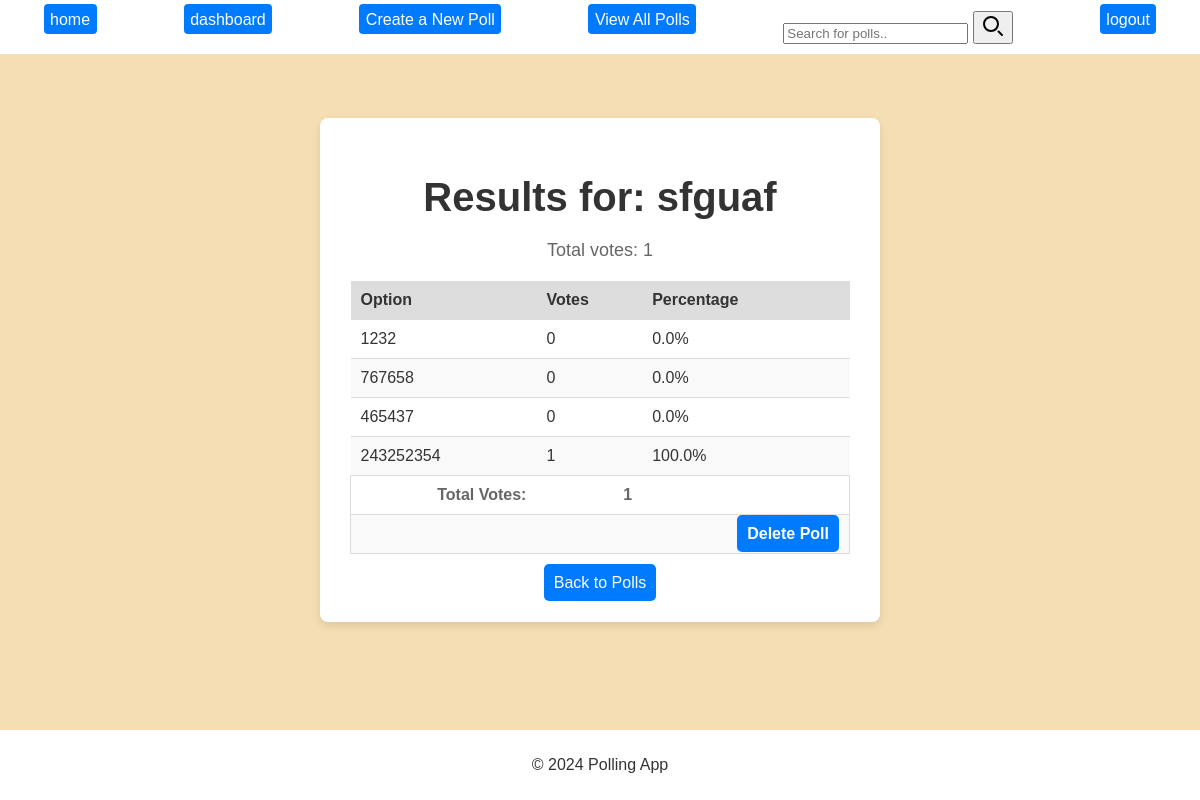
The page /results/1 (signed in) on the database its author committed.
### main.py (models this page shows, shortened)
class Question(db.Model):
    id = db.Column(db.Integer, primary_key=True)
    text = db.Column(db.String(1000), nullable=False)
    creator_id = db.Column(db.Integer, db.ForeignKey('user.id') )
    time_created = db.Column(db.DateTime(timezone=True), server_default=func.now())
    time_updated = db.Column(db.DateTime(timezone=True), onupdate=func.now())

class Option(db.Model):
    id = db.Column(db.Integer, primary_key=True)
    text = db.Column(db.String(10000), nullable=False)
    question_id = db.Column(db.Integer, db.ForeignKey('question.id'))
    vote_count = db.Column(db.Integer, default=0)
    date_created = db.Column(db.DateTime(timezone=True), server_default=func.now())
    date_updated = db.Column(db.DateTime(timezone=True), onupdate=func.now())

### main.py (the view)
@app.route("/results/<int:id>")
def results(id):
    if "username" in session:
        question =get_question_by_id(id)
        options = db.session.query(Option).filter_by(question_id=id).all()
        total_votes = sum(option.vote_count for option in options)
        return render_template("results.html", question=question, results=results, username=session["username"], loggedin=True, options=options,total_votes=total_votes)
    else:
        msg = ("Please enter a username and password")
        return render_template("index.html", error=msg)

### main.py (called while the page is built)
@app.context_processor
def inject_year():
    return {'current_year': datetime.now().year}

def get_question_by_id(question_id):
    question = db.session.query(Question).filter_by(id=question_id).first()
    return question

### templates/results.html (shortened to what this page needs)
{% extends "base.html" %}
{% block body %}
<div class="container">
    <h1>Results for: {{ question.text }}</h1>
    <p>Total votes: {{ total_votes }}</p>
    <table id="data" class="table-striped">
        <thead>
            <tr>
                <th>Option</th>
                <th>Votes</th>
                <th>Percentage</th>
            </tr>
        </thead>
        <tbody>
            {% for option in options %}
                <tr>
                    <td>{{ option.text }}</td>
                    <td>{{ option.vote_count }}</td>
                    {%if total_votes != 0 %}
                        <td>{{ (option.vote_count / total_votes) * 100 | round(2) }}%</td>
                    {% else %}
                        <td>0%</td>
                    {% endif %}
                </tr>
            {% endfor %}
        </tbody>
        <tfoot>
            <tr>
                <td>Total Votes:</td>
                <td>{{ total_votes }}</td>
                <td></td>
            </tr>
            {% if question.creator_id == session["id"] %}
                <tr>
                    <td></td>
                    <td></td>
                    <td><a href="{{ url_for('delete_question', id=question.id) }}" class="logout-btn">Delete Poll</a></td>
                </tr>
            {% endif %}
        </tfoot>
    </table>
    <a href="{{ url_for('questions') }}" class="logout-btn">Back to Polls</a>
</div>
{% endblock %}

### templates/base.html (shortened to what this page needs)
<!DOCTYPE html>
<html lang="en">
<head>
    <link rel="stylesheet" href="{{url_for('static', filename='styles.css')}}">
</head>
<body>
    <header>
        <nav>
            <ul>
                <li><div><a href="{{url_for('home')}}">home</a></div></li>
                {% if loggedin %}
                   <li><div><a href="{{url_for('dashboard')}}">dashboard</a></div></li>
                   <li><div><a href="{{url_for('create_question')}}" class="logout-btn">Create a New Poll</a></div></li>
                   <li><div><a href="{{url_for('questions')}}" class="logout-btn">View All Polls</a></div></li>
                   <li>
                       <div>
                           <form class="example" action="{{url_for('search')}}" method="post" autocomplete="off">
                               <input type="text" placeholder="Search for polls.." name="search_term" id="search_term">
                               <button type="submit" class="submit-btn">
                                   <svg class="w-6 h-6 text-gray-800 dark:text-white" aria-hidden="true" xmlns="http://www.w3.org/2000/svg" width="24" height="24" fill="none" viewBox="0 0 24 24">
                                       <path stroke="currentColor" stroke-linecap="round" stroke-width="2" d="m21 21-3.5-3.5M17 10a7 7 0 1 1-14 0 7 7 0 0 1 14 0Z"/>
                                   </svg>
                               </button>
                          </form>
                      </div>
                   </li>
                   <li><div><a href="{{url_for('logout')}}" class="logout-btn">logout</a></div></li>
                {% else %}
                   <li><div><a href="{{url_for('login')}}">login</a></div></li>
                   <li><div><a href="{{url_for('register')}}">register</a></div></li>
                {% endif %}
            </ul>
        </nav>
    </header>
    <main>
        {% block body %}
        {% endblock %}
    </main>
    <footer>
        <p>
            &copy; {{ current_year }} Polling App
        </p>
    </footer>
</body>
</html>

### static/styles.css (style rules this page uses)
body { background-color: wheat; font-family: "Franklin Gothic Medium", "Arial Narrow", Arial, sans-serif; color: #333; display: flex; flex-direction: column; align-items: center; height: 100vh; margin: 0; text-align: center; }
header { width: 100%; background-color: #ffffff; box-shadow: 0 4px 8px rgba(0, 0, 0, 0.1); padding: 10px 0; }
header nav { overflow: hidden; background-color: #fff; position: fixed; top: 0; width: 100%; }
header nav ul { list-style-type: none; display: flex; flex-flow: row; justify-content: space-around; padding: 0 0 0 0; margin: 0.5px 0; }
header nav ul a { width: 100%; padding: 6.5px; margin: 40px 0; border: none; border-radius: 4px; font-size: 1rem; cursor: pointer; transition: background-color 0.3s ease; background-color: #007bff; color: #fff; text-decoration: none; }
header nav ul li { margin: 10px 0; }
main { margin-top: 10px; display: flex; justify-items: center; align-items: center; flex: 1; width: 100%; }
.container { background-color: #ffffff; border-radius: 8px; box-shadow: 0 4px 8px rgba(0, 0, 0, 0.1); padding: 30px; max-width: 500px; width: 100%; margin: 50px auto; }
.container h1 { font-size: 2.5rem; color: #333; margin-bottom: 20px; }
.container p { font-size: 18px; color: #666; margin-bottom: 20px; }
.container .logout-btn { background-color: #007bff; color: #fff; text-decoration: none; width: 100%; padding: 10px; margin: 10px 0; border: none; border-radius: 5px; font-size: 1rem; cursor: pointer; transition: background-color 0.3s ease; }
.container .table-striped { width: 100%; border-collapse: collapse; border-radius: 4px; margin-bottom: 20px; }
.container .table-striped th, .container .table-striped td { padding: 10px; text-align: left; border-bottom: 1px solid #ddd; }
.container .table-striped tr:nth-child(even) { background-color: #f9f9f9; }
.container .table-striped th { background-color: #f2f2f2; }
.container .table-striped td { font-size: 1rem; }
.container .table-striped th, .container .table-striped td:hover { background-color: #ddd; }
.container .table-striped tfoot { font-size: 1rem; color: #666; margin-bottom: 20px; font-weight: bold; }
.container .table-striped tfoot td { padding: 10px; text-align: right; }
.container .table-striped caption, .container .table-striped tfoot { text-align: left; margin-bottom: 10px; font-weight: bold; font-size: 1.5rem; border-radius: 4px; border: 1px solid #ddd; }
footer { background-color: #ffffff; color: #333; width: 100%; padding: 10px; text-align: center; margin-top: 20px; }

### rows shown on the page
Question: text "sfguaf"
Option: text "1232", vote_count "0", (option.vote_count/total_votes)*100|round(2) "0.0"
Option: text "767658", vote_count "0", (option.vote_count/total_votes)*100|round(2) "0.0"
Option: text "465437", vote_count "0", (option.vote_count/total_votes)*100|round(2) "0.0"
Option: text "243252354", vote_count "1", (option.vote_count/total_votes)*100|round(2) "100.0"

### other values the page prints
{{ total_votes }} "1"
